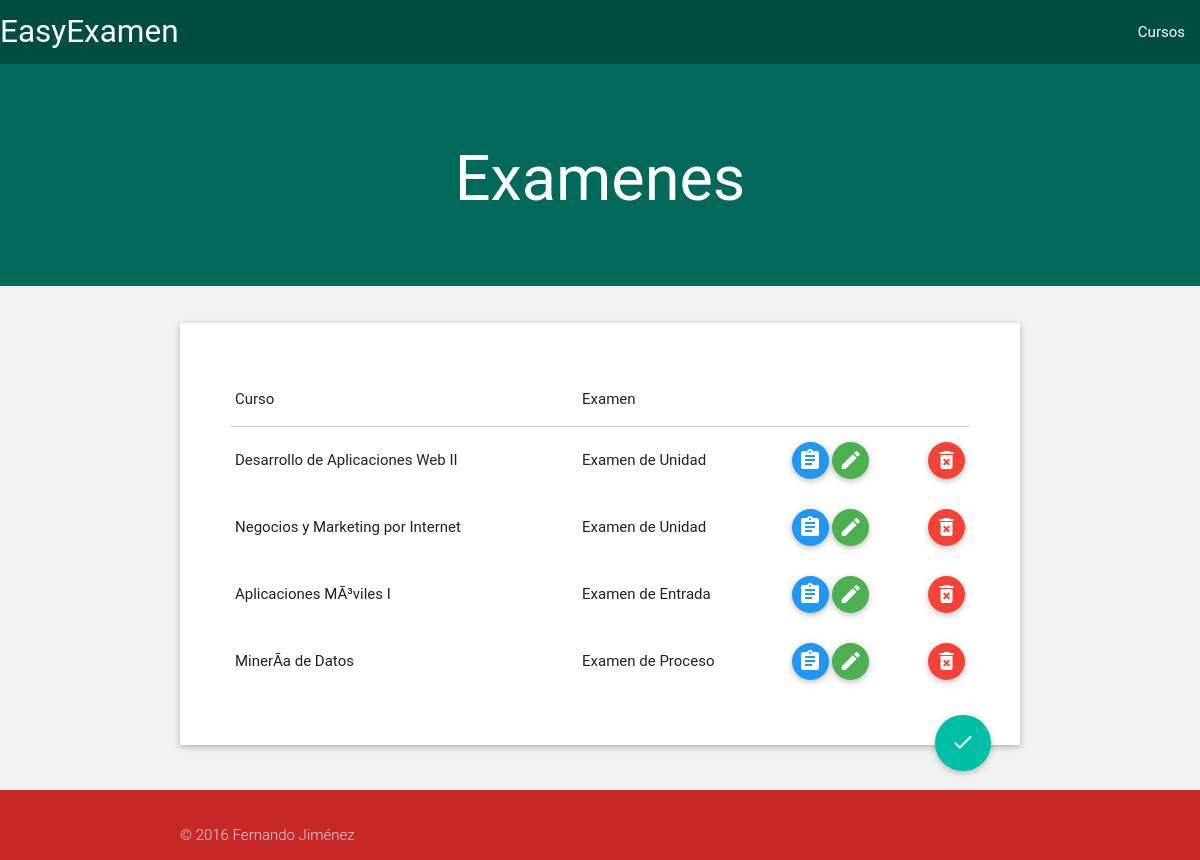
The app's page /Presentacion/Examen/gestionar.php with its own data.
### tables this page shows
CREATE TABLE `examen` (
  `id_examen` int(11) NOT NULL,
  `id_curso` int(11) NOT NULL,
  `titulo_examen` varchar(500) NOT NULL
);

CREATE TABLE `curso` (
  `id_curso` int(11) NOT NULL,
  `nombre_curso` varchar(400) NOT NULL
);

### Presentacion/Examen/gestionar.php (the view, shortened to what this page needs)
<!doctype html>
<html lang="en">
<head>
    <link href="../../CSS/MaterializeCSS/css/materialize.css" rel="stylesheet">
    <link href="../../CSS/style.css" rel="stylesheet">
</head>
<body style="background-color: #f2f2f2">
<nav class="nav navbar-default teal darken-4">
    <div class="nav-wrapper">
        <a href="index.php" class="brand-logo">EasyExamen</a>
        <ul class="right hide-on-med-and-down">
            <li><a href="Presentación/cursos.php">Cursos</a></li>
        </ul>
    </div>
</nav>
<div class="jumbotron teal darken-3">
    <h1 class="center-align" style="color:white">Examenes</h1>
</div>
<main>
<div class="container">
    <div class="card" style="padding: 30px">
        <div class="card-content">
            <?php
            $link = Conectar();
            $sqlquery = "SELECT nombre_curso,titulo_examen,id_examen FROM examen
                         JOIN curso on curso.id_curso = examen.id_curso";
            $resultset = mysqli_query($link,$sqlquery);
            ?>
            <table class="table table-hover">
                <thead>
                    <tr>
                        <td>Curso</td>
                        <td>Examen</td>
                    </tr>
                </thead>
                <tbody>
                    <?php
                    while ($campo = $resultset->fetch_assoc()){ ?>
                        <tr>
                            <td><?php echo $campo['nombre_curso']?></td>
                            <td><?php echo $campo['titulo_examen']?></td>
                            <td>
                                <a href="PreviewExamen.php" class="btn-floating blue center-align"><i class="material-icons">assignment</i></a>
                                <a href="GestionarExamen.php" class="btn-floating green center-align"><i class="material-icons">edit</i></a>
                                <a href="clsGestionarExamen.php" class="btn-floating red right"><i class="material-icons">delete_forever</i></a>
                            </td>
                        </tr>
                    <?php
                    }
                    ?>
                </tbody>
            </table>
        </div>
        <button type="submit" class="btn-floating btn-large waves-effect teal accent-4 right"><i class="material-icons">done</i>
        </button>
    </div>
</div>
</main>
<footer class="page-footer red darken-3" style="margin-bottom: 0px; border-bottom: 0px">
        <div class="container footer-copyright red darken-3">
            © 2016 Fernando Jiménez
        </div>
</footer>
</body>
</html>

### CSS/style.css (style rules this page uses)
body { display: flex; min-height: 100vh; flex-direction: column; }
main { flex: 1 0 auto; }

### records on screen
examen: id_curso.nombre_curso "Desarrollo de Aplicaciones Web II", titulo_examen "Examen de Unidad"
examen: id_curso.nombre_curso "Negocios y Marketing por Internet", titulo_examen "Examen de Unidad"
examen: id_curso.nombre_curso "Aplicaciones MÃ³viles I", titulo_examen "Examen de Entrada"
examen: id_curso.nombre_curso "MinerÃ­a de Datos", titulo_examen "Examen de Proceso"
